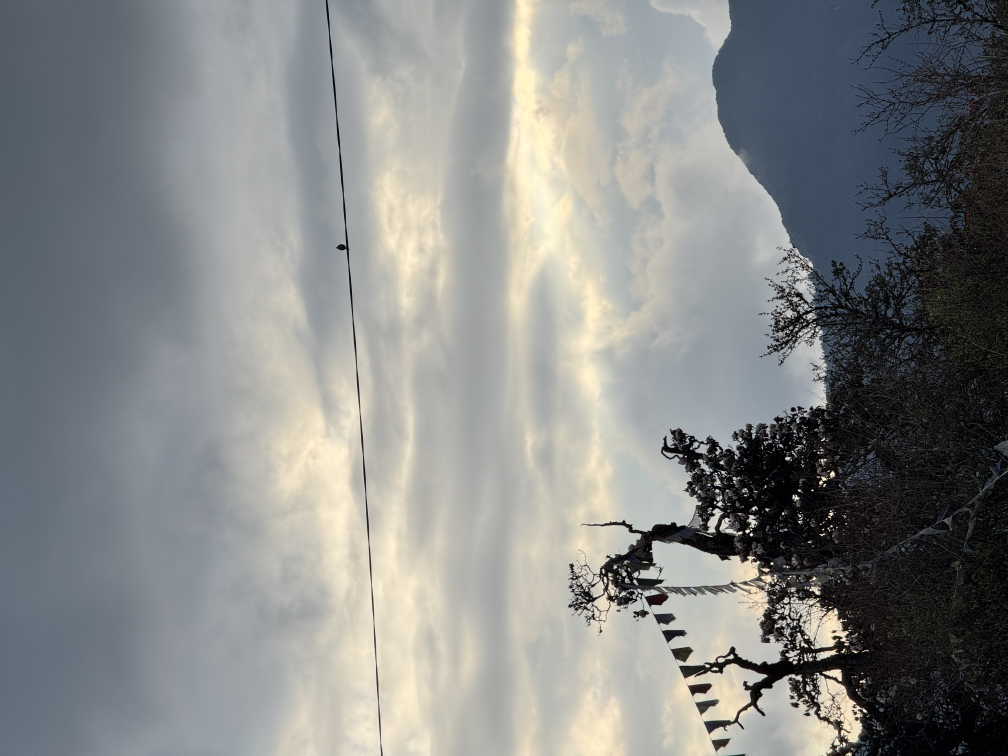
#> input picture photos/Aamayangri/IMG_6932.JPG, 4032 x 3024 px (shown at 1/4 size); its folder holds only this picture in this run
$ python generate_gallery.py
#> lines starting #> are read from the running program, lines starting #| are printed output that depends on the picture
#!/usr/bin/env python3
"""
Travel Photo Gallery Generator
Scans folder structure and generates index.html with actual photos
"""

import os
import glob
from datetime import datetime
from pathlib import Path
from PIL import Image
from pillow_heif import register_heif_opener, HeifImage
import hashlib
import os

def calculate_file_hash(filepath, chunk_size=8192):
    """Calculate MD5 hash of a file's content."""
    hasher = hashlib.md5()
    with open(filepath, 'rb') as f:
        while chunk := f.read(chunk_size):
            hasher.update(chunk)
    return hasher.hexdigest()

def remove_duplicate_files(directory):
    """Find and remove duplicate files in a directory (recursively)."""
    print(f"🔍 Scanning for duplicates in: {directory}")
    hashes = {}
    duplicates = []

    for root, _, files in os.walk(directory):
        for file in files:
            filepath = os.path.join(root, file)

            try:
                file_hash = calculate_file_hash(filepath)

                if file_hash in hashes:
                    # Duplicate found
                    print(f"❌ Duplicate: {filepath} (same as {hashes[file_hash]})")
                    duplicates.append(filepath)
                else:
                    hashes[file_hash] = filepath
            except Exception as e:
                print(f"⚠️ Could not read {filepath}: {e}")

    # Delete duplicates
    for dup in duplicates:
        try:
            os.remove(dup)
            print(f"🗑️ Removed: {dup}")
        except Exception as e:
            print(f"⚠️ Failed to delete {dup}: {e}")

    print(f"✅ Done. Removed {len(duplicates)} duplicates.")


register_heif_opener()
#> (this line was passed over: pillow_heif is not available in this run)

def get_image_files(folder_path):
    """Get all image files from a folder and convert .heic to .jpg"""
#> called with folder_path = 'photos/Aamayangri'
    image_extensions = ['*.jpg', '*.jpeg', '*.png', '*.gif', '*.webp', '*.bmp', '*.heic']
    image_files = []

    for ext in image_extensions:
        image_files.extend(glob.glob(os.path.join(folder_path, ext)))
        image_files.extend(glob.glob(os.path.join(folder_path, ext.upper())))

    # Filter out thumbnail files to avoid processing them as originals
    image_files = [f for f in image_files if "_thumb.jpg" not in f.lower()]

    # Remove duplicates before processing
    unique_files = []
    seen_hashes = set()
    seen_basenames = set()  # Track by filename too

    for file_path in sorted(image_files):
        try:
            # Skip if we've already seen this base filename
            base_name = os.path.splitext(os.path.basename(file_path))[0].lower()
            if base_name in seen_basenames:
                print(f"🗑️ Skipping duplicate filename: {file_path}")
                continue

            file_hash = calculate_file_hash(file_path)
            if file_hash not in seen_hashes:
                seen_hashes.add(file_hash)
                seen_basenames.add(base_name)
                unique_files.append(file_path)
            else:
                print(f"🗑️ Skipping duplicate content: {file_path}")
        except Exception as e:
            print(f"⚠️ Could not read {file_path}: {e}")

    converted_files = []
    for file_path in unique_files:
        if file_path.lower().endswith(".heic"):
            jpg_path = os.path.splitext(file_path)[0] + ".jpg"

            # Check if JPG already exists
            if os.path.exists(jpg_path):
                print(f"🗑️ Skipping HEIC (JPG exists): {file_path}")
                converted_files.append(jpg_path)
                continue

            try:
                image = Image.open(file_path)
                image = image.convert("RGB")  # Convert to JPEG-compatible format

                # Create high-quality thumbnail for faster loading
                thumbnail_path = os.path.splitext(jpg_path)[0] + "_thumb.jpg"
                thumbnail = image.copy()
                thumbnail.thumbnail((800, 800), Image.Resampling.LANCZOS)  # Larger, better quality
                thumbnail.save(thumbnail_path, "JPEG", quality=90, optimize=True)  # Higher quality

                # Optimize main image for web
                max_size = (1600, 1600)  # Better quality for modal
                if image.size[0] > max_size[0] or image.size[1] > max_size[1]:
                    image.thumbnail(max_size, Image.Resampling.LANCZOS)

                image.save(jpg_path, "JPEG", quality=90, optimize=True)  # Higher quality
                converted_files.append(jpg_path)
                print(f"✅ Converted: {file_path} → {jpg_path} + thumbnail")
            except Exception as e:
                print(f"❌ Failed to convert {file_path}: {e}")
        else:
            # Create thumbnail for existing JPG files too
            jpg_path = file_path
            thumbnail_path = os.path.splitext(jpg_path)[0] + "_thumb.jpg"

            if not os.path.exists(thumbnail_path):
                try:
                    image = Image.open(jpg_path)
#> image is the input picture: PIL image 4032x3024 RGB; mean R, G, B 134, 136, 135.2
                    thumbnail = image.copy()
                    thumbnail.thumbnail((800, 800), Image.Resampling.LANCZOS)
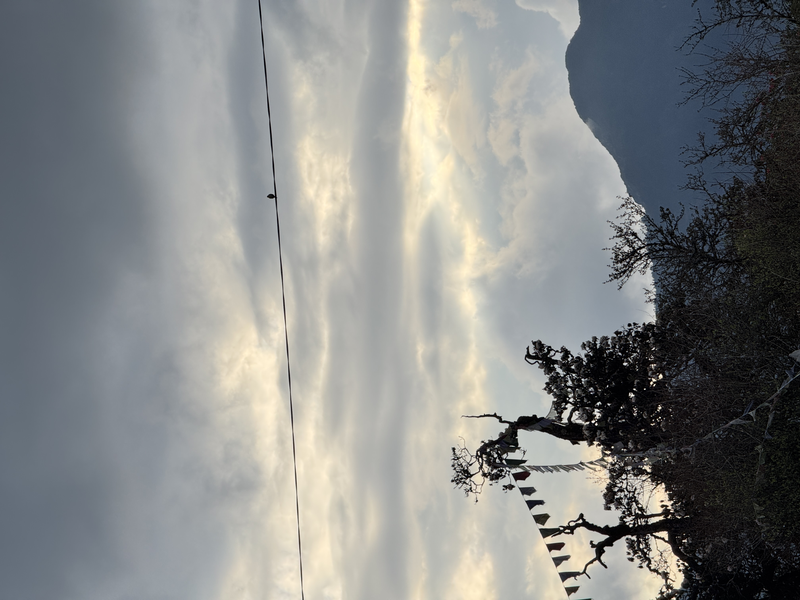
#> thumbnail: PIL image 800x600 RGB; mean R, G, B 134.1, 136.1, 135.3
                    thumbnail.save(thumbnail_path, "JPEG", quality=90, optimize=True)
                    print(f"✅ Created thumbnail: {thumbnail_path}")
                except Exception as e:
                    print(f"❌ Failed to create thumbnail for {jpg_path}: {e}")

            converted_files.append(file_path)

    return converted_files


# [10 lines of commented-out code are left out]


def generate_html(places_data):
    """Generate the HTML content"""

    # Get current date for the header
    current_date = datetime.now().strftime("%B %d, %Y")

    # Calculate gallery statistics
    total_photos = sum(len(images) for images in places_data.values())
    total_places = len(places_data)
    places_list = ", ".join(places_data.keys())

    html_content = f'''<!DOCTYPE html>
<html lang="en">
<head>
  <meta charset="UTF-8">
  <meta name="viewport" content="width=device-width, initial-scale=1.0">
  <title>My Travel Gallery</title>
  <link rel="stylesheet" href="style.css">
</head>
<body>
<header>
  <div class="header-left">
    <div class="gallery-title">Travel Gallery</div>
    <div class="gallery-stats">
      <span class="stat-item">📸 {total_photos} photos</span>
      <span class="stat-item">📍 {total_places} places</span>
      <span class="stat-item">🌍 {places_list}</span>
    </div>
    <div class="gallery-updated">Updated on {current_date}</div>
  </div>
  <div class="header-right">
    <div class="search-container">
      <input type="text" class="search-bar" placeholder="Search places, cities, or memories...">
    </div>
  </div>
</header>

<main>
  <div class="gallery-grid">
'''

    # Generate gallery items
    for place, images in places_data.items():
        for i, image_path in enumerate(images):
            # Get image filename without extension
            image_name = os.path.splitext(os.path.basename(image_path))[0]
            # Clean up the image name for display
            # display_name = image_name.replace('_', ' ').replace('-', ' ').title()
            # Use the folder name (place) as the display name
            display_name = place

            # Use place name as location display
            location_display = place

            # Use thumbnail for grid, full image for modal
            thumbnail_path = os.path.splitext(image_path)[0] + "_thumb.jpg"
            if os.path.exists(thumbnail_path):
                grid_image = thumbnail_path
            else:
                grid_image = image_path

            html_content += f'''    <div class="gallery-item" data-place="{place}" data-title="{display_name}">
      <img src="{grid_image}" data-full="{image_path}" alt="{place} - {display_name}">
      <div class="image-overlay">
        <div class="image-title">{display_name}</div>
        <div class="image-location">{location_display}</div>
      </div>
    </div>
'''

    html_content += '''  </div>
</main>

<!-- Modal -->
<div class="modal" id="imageModal">
  <div class="modal-background" id="modalBackground"></div>
  <div class="modal-content">
    <button class="modal-close" id="modalClose">&times;</button>
    <img class="modal-image" id="modalImage" src="" alt="">
  </div>
</div>

<script src="script.js"></script>
</body>
</html>'''

    return html_content

def main():
    """Main function to generate the gallery"""

    # Define the photos directory (change this to your photos folder)
    photos_dir = "photos"

    if not os.path.exists(photos_dir):
        print(f"Error: '{photos_dir}' directory not found!")
        print("Please create a 'photos' folder with your travel photos organized by place.")
        print("Example structure:")
        print("photos/")
        print("  Paris/")
        print("    eiffel_tower.jpg")
        print("    louvre_museum.jpg")
        print("  London/")
        print("    big_ben.jpg")
        print("    tower_bridge.jpg")
        return

    places_data = {}

    # Scan the photos directory
    for place_folder in os.listdir(photos_dir):
        place_path = os.path.join(photos_dir, place_folder)

        if os.path.isdir(place_path):
            # Get all images from this place folder
            images = get_image_files(place_path)

            if images:
                # Final duplicate check to ensure no duplicates in the final list
                unique_images = []
                seen_hashes = set()

                for image_path in images:
                    try:
                        file_hash = calculate_file_hash(image_path)
                        if file_hash not in seen_hashes:
                            seen_hashes.add(file_hash)
                            unique_images.append(image_path)
                        else:
                            print(f"🗑️ Final duplicate check - skipping: {image_path}")
                    except Exception as e:
                        print(f"⚠️ Could not hash {image_path}: {e}")

                if unique_images:
                    # Clean up place name for display
                    place_name = place_folder.replace('_', ' ').replace('-', ' ').title()
                    places_data[place_name] = unique_images
#> pass 2 of the loop in main, `for place_folder in os.listdir(photos_dir):`:
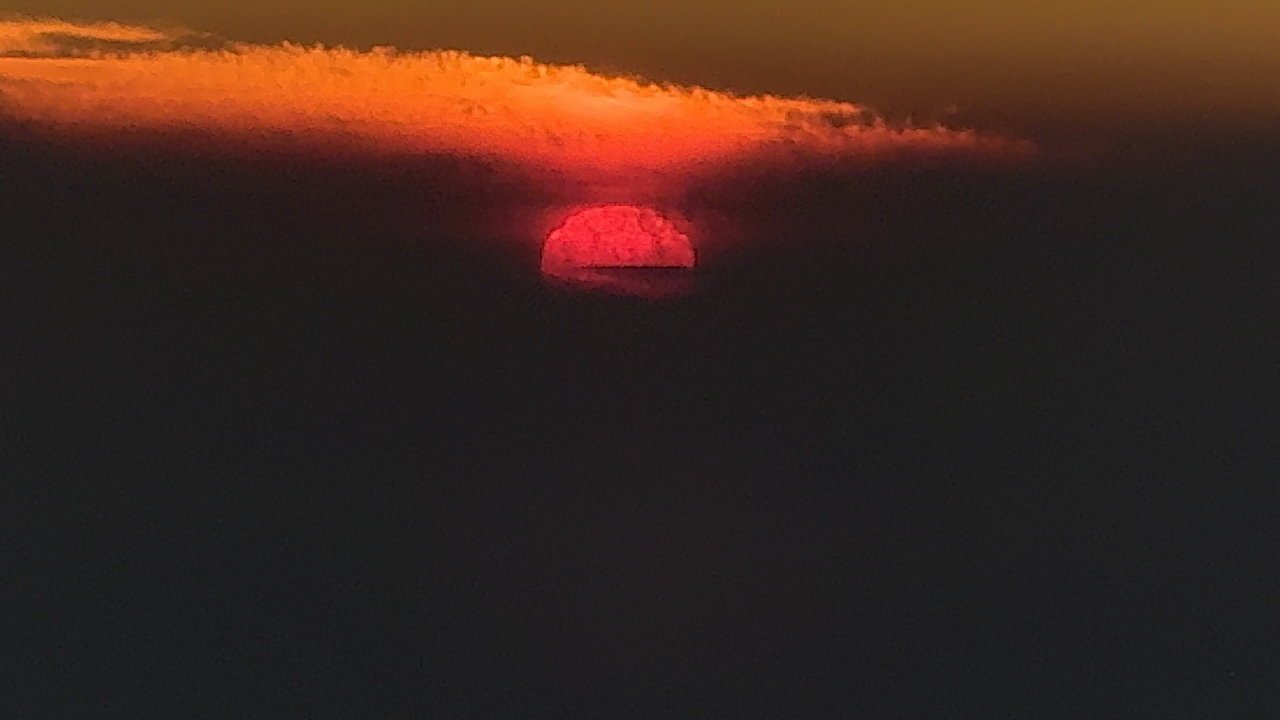
#> input picture photos/Bethanchowk/IMG_4716.JPG, 3840 x 2160 px (shown at 1/3 size)
#> in get_image_files, image is the input picture: PIL image 3840x2160 RGB; mean R, G, B 60.9, 38.8, 31
#> in get_image_files (call 2), `thumbnail.thumbnail((800, 800), Image.Resampling.LANCZOS)`:
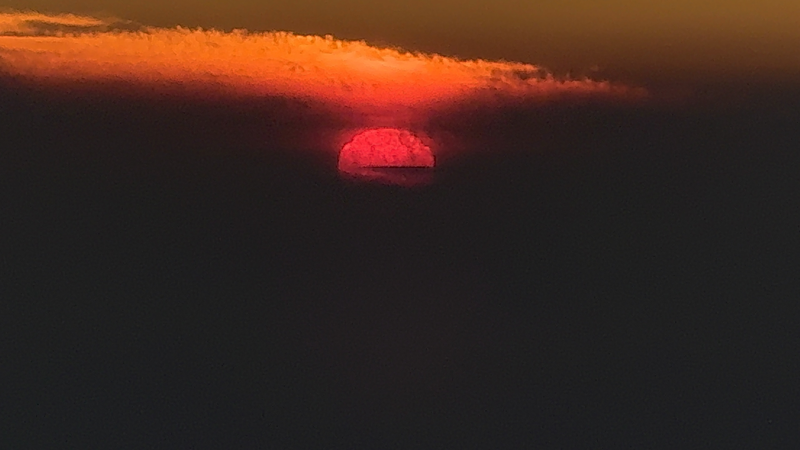
#> thumbnail: PIL image 800x450 RGB; mean R, G, B 61, 38.9, 31.1

    if not places_data:
        print("No photos found!")
        print("Please add some photos to your 'photos' folder organized by place.")
        return

    # Generate the HTML
    html_content = generate_html(places_data)

    # Write to index.html
    with open('index.html', 'w', encoding='utf-8') as f:
        f.write(html_content)

    # Print summary
    total_photos = sum(len(images) for images in places_data.values())
    print(f"✅ Gallery generated successfully!")
    print(f"📸 Found {total_photos} photos in {len(places_data)} places:")

    for place, images in places_data.items():
        print(f"   • {place}: {len(images)} photos")

    print(f"\n🎉 Your gallery is ready! Open 'index.html' in your browser to view it.")

if __name__ == "__main__":
    main()
